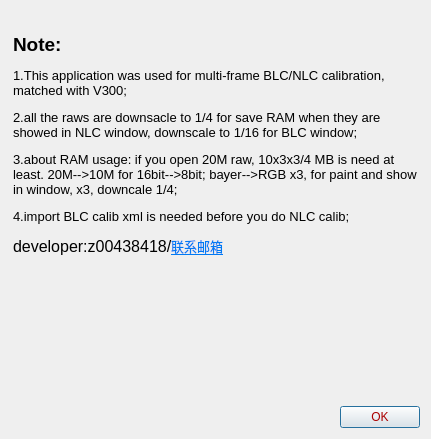
<?xml version="1.0" encoding="UTF-8"?>
<ui version="4.0">
 <class>AboutDialog</class>
 <widget class="QDialog" name="AboutDialog">
  <property name="geometry">
   <rect>
    <x>0</x>
    <y>0</y>
    <width>431</width>
    <height>439</height>
   </rect>
  </property>
  <property name="focusPolicy">
   <enum>Qt::ClickFocus</enum>
  </property>
  <property name="windowTitle">
   <string>About &amp; developer</string>
  </property>
  <property name="modal">
   <bool>true</bool>
  </property>
  <layout class="QVBoxLayout" name="verticalLayout" stretch="0,1,0">
   <item>
    <widget class="QLabel" name="label_2">
     <property name="text">
      <string/>
     </property>
     <property name="pixmap">
      <pixmap resource="../resource/hisi_logo.qrc">:/hisi_logo.PNG</pixmap>
     </property>
     <property name="alignment">
      <set>Qt::AlignCenter</set>
     </property>
    </widget>
   </item>
   <item>
    <widget class="QLabel" name="label">
     <property name="frameShape">
      <enum>QFrame::NoFrame</enum>
     </property>
     <property name="frameShadow">
      <enum>QFrame::Raised</enum>
     </property>
     <property name="text">
      <string>&lt;html&gt;&lt;head/&gt;&lt;body&gt;&lt;p&gt;&lt;span style=&quot; font-size:14pt; font-weight:600;&quot;&gt;Note:&lt;/span&gt;&lt;/p&gt;&lt;p&gt;&lt;span style=&quot; font-size:10pt;&quot;&gt;1.This application was used for multi-frame BLC/NLC calibration, matched with V300;&lt;/span&gt;&lt;/p&gt;&lt;p&gt;&lt;span style=&quot; font-size:10pt;&quot;&gt;2.all the raws are downsacle to 1/4 for save RAM when they are showed in NLC window, downscale to 1/16 for BLC window;&lt;/span&gt;&lt;/p&gt;&lt;p&gt;&lt;span style=&quot; font-size:10pt;&quot;&gt;3.about RAM usage: if you open 20M raw, 10x3x3/4 MB is need at least. 20M--&amp;gt;10M for 16bit--&amp;gt;8bit; bayer--&amp;gt;RGB x3, for paint and show in window, x3, downcale 1/4;&lt;/span&gt;&lt;/p&gt;&lt;p&gt;&lt;span style=&quot; font-size:10pt;&quot;&gt;4.import BLC calib xml is needed before you do NLC calib; &lt;/span&gt;&lt;/p&gt;&lt;p&gt;&lt;span style=&quot; font-size:12pt;&quot;&gt;developer:z00438418/&lt;/span&gt;&lt;a href=&quot;mailto:zengyangqiao@huawei.com&quot;&gt;&lt;span style=&quot; font-size:10pt; text-decoration: underline; color:#007af4;&quot;&gt;联系邮箱&lt;/span&gt;&lt;/a&gt;&lt;/p&gt;&lt;/body&gt;&lt;/html&gt;</string>
     </property>
     <property name="textFormat">
      <enum>Qt::RichText</enum>
     </property>
     <property name="alignment">
      <set>Qt::AlignLeading|Qt::AlignLeft|Qt::AlignTop</set>
     </property>
     <property name="wordWrap">
      <bool>true</bool>
     </property>
     <property name="margin">
      <number>6</number>
     </property>
     <property name="indent">
      <number>2</number>
     </property>
    </widget>
   </item>
   <item>
    <widget class="QPushButton" name="pushButton">
     <property name="sizePolicy">
      <sizepolicy hsizetype="Fixed" vsizetype="Fixed">
       <horstretch>0</horstretch>
       <verstretch>0</verstretch>
      </sizepolicy>
     </property>
     <property name="minimumSize">
      <size>
       <width>20</width>
       <height>20</height>
      </size>
     </property>
     <property name="layoutDirection">
      <enum>Qt::RightToLeft</enum>
     </property>
     <property name="styleSheet">
      <string notr="true">color:rgb(170, 0, 0)</string>
     </property>
     <property name="text">
      <string>OK</string>
     </property>
    </widget>
   </item>
  </layout>
 </widget>
 <resources>
  <include location="../resource/hisi_logo.qrc"/>
 </resources>
 <connections/>
</ui>
